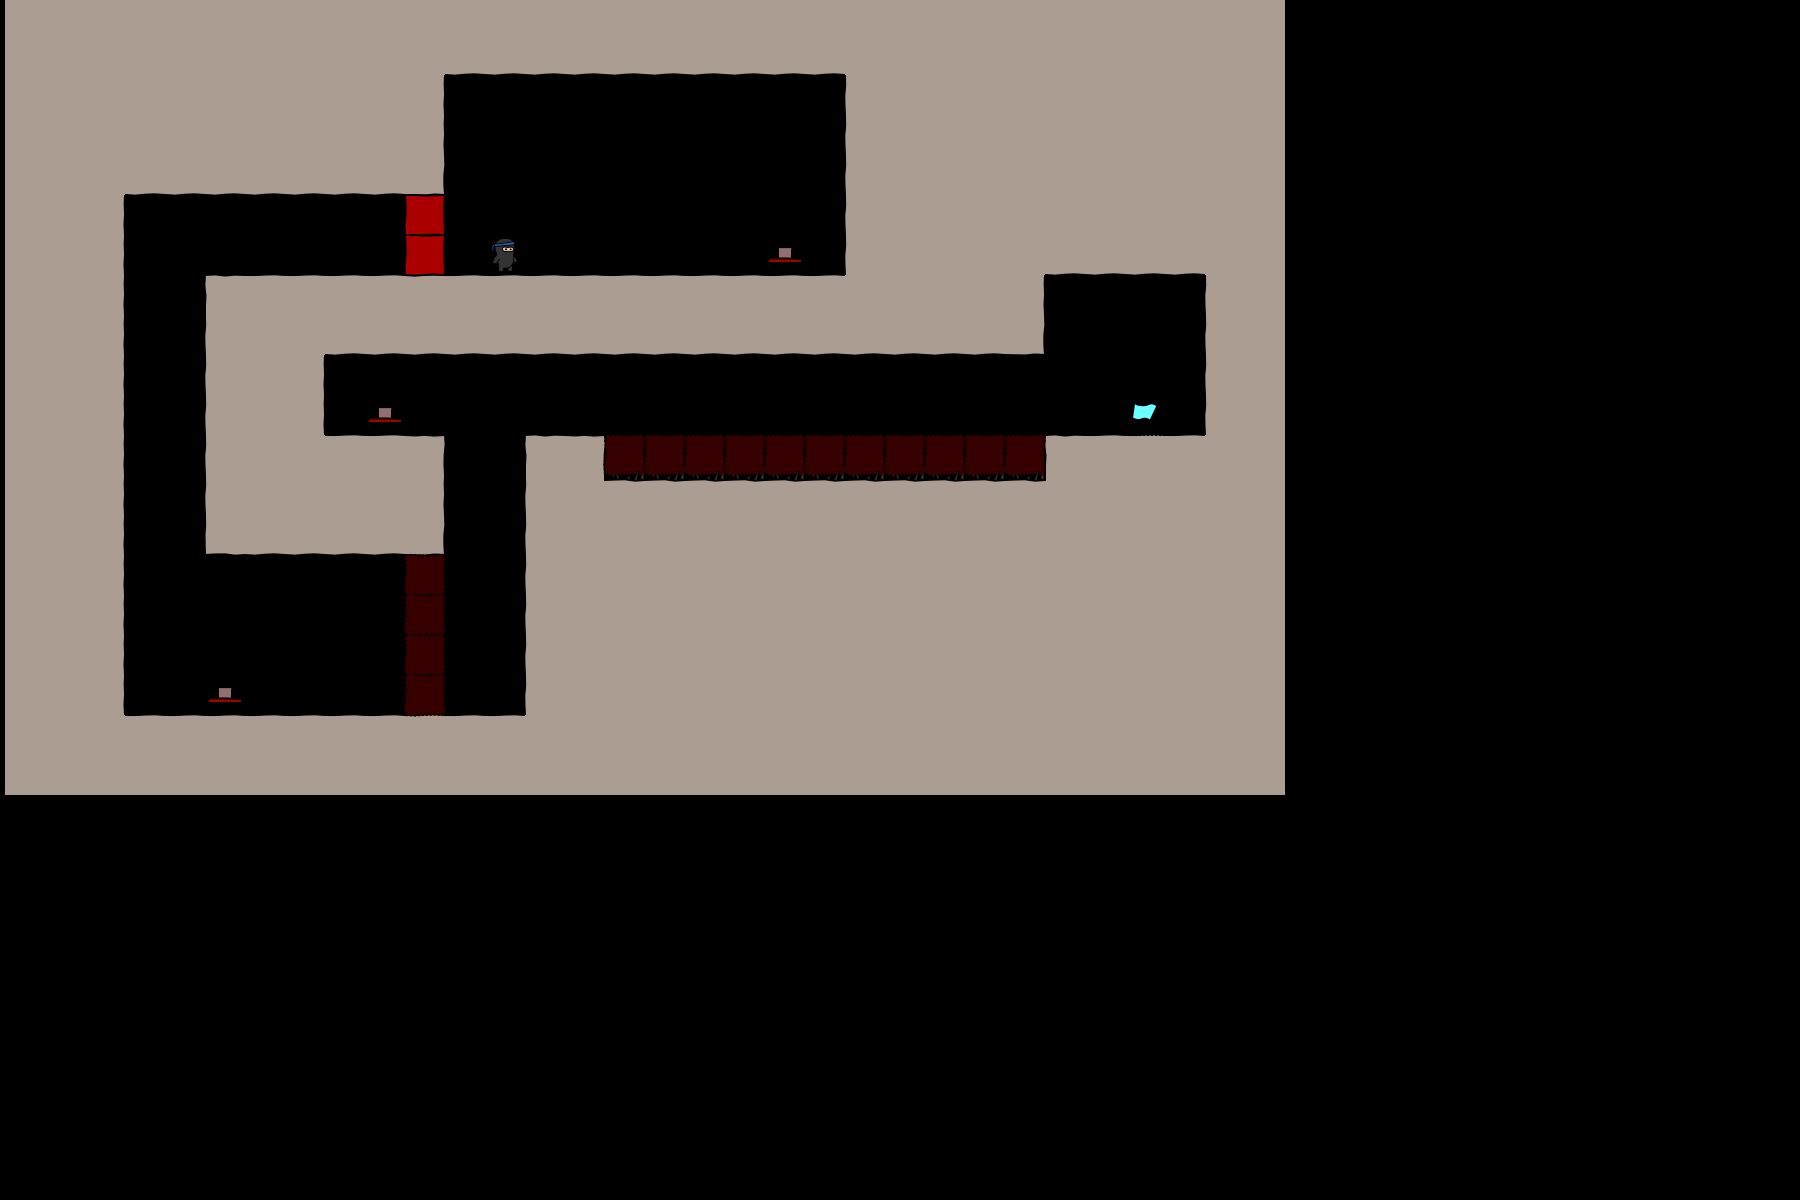

The image is a tile-based game level rendered from a .tmx file. Its description and complete source (layers, tilesets, objects, tile grids) follow:
An orthogonal 45x30 tile map with 40x40 px tiles, 3 tile layers (bg, objects, fg), 2 tilesets.

<map version="1.0" orientation="orthogonal" width="45" height="30" tilewidth="40" tileheight="40">
 <tileset firstgid="1" name="world1" tilewidth="50" tileheight="50">
  <image source="world1.png" width="400" height="400" />
 </tileset>
 <tileset firstgid="65" name="objectpalette" tilewidth="50" tileheight="50">
  <image source="objectpalette.png" width="400" height="400" />
 </tileset>
 <layer name="bg" width="32" height="20">
  <data encoding="csv">  18,18,18,18,18,18,18,18,18,18,18,18,18,18,18,18,18,18,18,18,18,18,18,18,18,18,18,18,18,18,18,18,
  18,18,18,18,18,18,18,18,18,18,18,26,26,26,26,26,26,26,26,26,26,18,18,18,18,18,18,18,18,18,18,18,
  18,18,18,18,18,18,18,18,18,18,19,0,0,0,0,0,0,0,0,0,0,17,18,18,18,18,18,18,18,18,18,18,
  18,18,18,18,18,18,18,18,18,18,19,0,0,0,0,0,0,0,0,0,0,17,18,18,18,18,18,18,18,18,18,18,
  18,18,18,26,26,26,26,26,26,26,27,0,0,0,0,0,0,0,0,0,0,17,18,18,18,18,18,18,18,18,18,18,
  18,18,19,0,0,0,0,0,0,0,0,0,0,0,0,0,0,0,0,0,0,17,18,18,18,18,18,18,18,18,18,18,
  18,18,19,0,0,0,0,0,0,0,0,0,0,0,0,0,0,0,0,0,0,17,18,18,18,18,26,26,26,26,18,18,
  18,18,19,0,0,9,10,10,10,10,10,10,10,10,10,10,10,10,10,10,10,18,18,18,18,19,0,0,0,0,17,18,
  18,18,19,0,0,17,18,18,26,26,26,26,26,26,26,26,26,26,26,26,26,26,26,26,26,27,0,0,0,0,17,18,
  18,18,19,0,0,17,18,19,0,0,0,0,0,0,0,0,0,0,0,0,0,0,0,0,0,0,0,0,0,0,17,18,
  18,18,19,0,0,17,18,19,0,0,0,0,0,0,0,0,0,0,0,0,0,0,0,0,0,0,0,0,0,0,17,18,
  18,18,19,0,0,17,18,18,10,10,11,0,0,9,11,0,0,0,0,0,0,0,0,0,0,0,9,10,10,10,18,18,
  18,18,19,0,0,17,18,18,18,18,19,0,0,17,18,0,0,0,0,0,0,0,0,0,0,0,18,18,18,18,18,18,
  18,18,19,0,0,25,26,26,26,26,27,0,0,17,18,18,18,18,18,18,18,18,18,18,18,18,18,18,18,18,18,18,
  18,18,19,0,0,0,0,0,0,0,0,0,0,17,18,18,18,18,18,18,18,18,18,18,18,18,18,18,18,18,18,18,
  18,18,19,0,0,0,0,0,0,0,0,0,0,17,18,18,18,18,18,18,18,18,18,18,18,18,18,18,18,18,18,18,
  18,18,19,0,0,0,0,0,0,0,0,0,0,17,18,18,18,18,18,18,18,18,18,18,18,18,18,18,18,18,18,18,
  18,18,19,0,0,0,0,0,0,0,0,0,0,17,18,18,18,18,18,18,18,18,18,18,18,18,18,18,18,18,18,18,
  18,18,18,10,10,10,10,10,10,10,10,10,10,18,18,18,18,18,18,18,18,18,18,18,18,18,18,18,18,18,18,18,
  18,18,18,18,18,18,18,18,18,18,18,18,18,18,18,18,18,18,18,18,18,18,18,18,18,18,18,18,18,18,18,18
</data>
 </layer>
 <layer name="objects" width="32" height="20">
  <data encoding="csv">
  0,0,0,0,0,0,0,0,0,0,0,0,0,0,0,0,0,0,0,0,0,0,0,0,0,0,0,0,0,0,0,0,
  0,0,0,0,0,0,0,0,0,0,0,0,0,0,0,0,0,0,0,0,0,0,0,0,0,0,0,0,0,0,0,0,
  0,0,0,0,0,0,0,0,0,0,0,0,0,0,0,0,0,0,0,0,0,0,0,0,0,0,0,0,0,0,0,0,
  0,0,0,0,0,0,0,0,0,0,0,0,0,0,0,0,0,0,0,0,0,0,0,0,0,0,0,0,0,0,0,0,
  0,0,0,0,0,0,0,0,0,0,0,0,0,0,0,0,0,0,0,0,0,0,0,0,0,0,0,0,0,0,0,0,
  0,0,0,0,0,0,0,0,0,0,83,0,0,0,0,0,0,0,0,0,0,0,0,0,0,0,0,0,0,0,0,0,
  0,0,0,0,0,0,0,0,0,0,83,0,65,0,0,0,0,0,0,81,0,0,0,0,0,0,0,0,0,0,0,0,
  0,0,0,0,0,0,0,0,0,0,0,0,0,0,0,0,0,0,0,0,0,0,0,0,0,0,0,0,0,0,0,0,
  0,0,0,0,0,0,0,0,0,0,0,0,0,0,0,0,0,0,0,0,0,0,0,0,0,0,0,0,0,0,0,0,
  0,0,0,0,0,0,0,0,0,0,0,0,0,0,0,0,0,0,0,0,0,0,0,0,0,0,0,0,0,0,0,0,
  0,0,0,0,0,0,0,0,0,81,0,0,0,0,0,0,0,0,0,0,0,0,0,0,0,0,0,0,66,0,0,0,
  0,0,0,0,0,0,0,0,0,0,0,0,0,0,0,82,82,82,82,82,82,82,82,82,82,82,0,0,0,0,0,0,
  0,0,0,0,0,0,0,0,0,0,0,0,0,0,0,106,106,106,106,106,106,106,106,106,106,106,0,0,0,0,0,0,
  0,0,0,0,0,0,0,0,0,0,0,0,0,0,0,0,0,0,0,0,0,0,0,0,0,0,0,0,0,0,0,0,
  0,0,0,0,0,0,0,0,0,0,82,0,0,0,0,0,0,0,0,0,0,0,0,0,0,0,0,0,0,0,0,0,
  0,0,0,0,0,0,0,0,0,0,82,0,0,0,0,0,0,0,0,0,0,0,0,0,0,0,0,0,0,0,0,0,
  0,0,0,0,0,0,0,0,0,0,82,0,0,0,0,0,0,0,0,0,0,0,0,0,0,0,0,0,0,0,0,0,
  0,0,0,0,0,81,0,0,0,0,82,0,0,0,0,0,0,0,0,0,0,0,0,0,0,0,0,0,0,0,0,0,
  0,0,0,0,0,0,0,0,0,0,0,0,0,0,0,0,0,0,0,0,0,0,0,0,0,0,0,0,0,0,0,0,
  0,0,0,0,0,0,0,0,0,0,0,0,0,0,0,0,0,0,0,0,0,0,0,0,0,0,0,0,0,0,0,0
</data>
 </layer>
 <layer name="fg" width="32" height="20">
  <data encoding="csv">
  0,0,0,0,0,0,0,0,0,0,0,0,0,0,0,0,0,0,0,0,0,0,0,0,0,0,0,0,0,0,0,0,
  0,0,0,0,0,0,0,0,0,0,0,0,0,0,0,0,0,0,0,0,0,0,0,0,0,0,0,0,0,0,0,0,
  0,0,0,0,0,0,0,0,0,0,0,0,0,0,0,0,0,0,0,0,0,0,0,0,0,0,0,0,0,0,0,0,
  0,0,0,0,0,0,0,0,0,0,0,0,0,0,0,0,0,0,0,0,0,0,0,0,0,0,0,0,0,0,0,0,
  0,0,0,0,0,0,0,0,0,0,0,0,0,0,0,0,0,0,0,0,0,0,0,0,0,0,0,0,0,0,0,0,
  0,0,0,0,0,0,0,0,0,0,0,0,0,0,0,0,0,0,0,0,0,0,0,0,0,0,0,0,0,0,0,0,
  0,0,0,0,0,0,0,0,0,0,0,0,0,0,0,0,0,0,0,0,0,0,0,0,0,0,0,0,0,0,0,0,
  0,0,0,0,0,0,0,0,0,0,0,0,0,0,0,0,0,0,0,0,0,0,0,0,0,0,0,0,0,0,0,0,
  0,0,0,0,0,0,0,0,0,0,0,0,0,0,0,0,0,0,0,0,0,0,0,0,0,0,0,0,0,0,0,0,
  0,0,0,0,0,0,0,0,0,0,0,0,0,0,0,0,0,0,0,0,0,0,0,0,0,0,0,0,0,0,0,0,
  0,0,0,0,0,0,0,0,0,0,0,0,0,0,0,0,0,0,0,0,0,0,0,0,0,0,0,0,0,0,0,0,
  0,0,0,0,0,0,0,0,0,0,0,0,0,0,0,0,0,0,0,0,0,0,0,0,0,0,0,0,0,0,0,0,
  0,0,0,0,0,0,0,0,0,0,0,0,0,0,0,0,0,0,0,0,0,0,0,0,0,0,0,0,0,0,0,0,
  0,0,0,0,0,0,0,0,0,0,0,0,0,0,0,0,0,0,0,0,0,0,0,0,0,0,0,0,0,0,0,0,
  0,0,0,0,0,0,0,0,0,0,0,0,0,0,0,0,0,0,0,0,0,0,0,0,0,0,0,0,0,0,0,0,
  0,0,0,0,0,0,0,0,0,0,0,0,0,0,0,0,0,0,0,0,0,0,0,0,0,0,0,0,0,0,0,0,
  0,0,0,0,0,0,0,0,0,0,0,0,0,0,0,0,0,0,0,0,0,0,0,0,0,0,0,0,0,0,0,0,
  0,0,0,0,0,0,0,0,0,0,0,0,0,0,0,0,0,0,0,0,0,0,0,0,0,0,0,0,0,0,0,0,
  0,0,0,0,0,0,0,0,0,0,0,0,0,0,0,0,0,0,0,0,0,0,0,0,0,0,0,0,0,0,0,0,
  0,0,0,0,0,0,0,0,0,0,0,0,0,0,0,0,0,0,0,0,0,0,0,0,0,0,0,0,0,0,0,0
</data>
 </layer>
</map>
